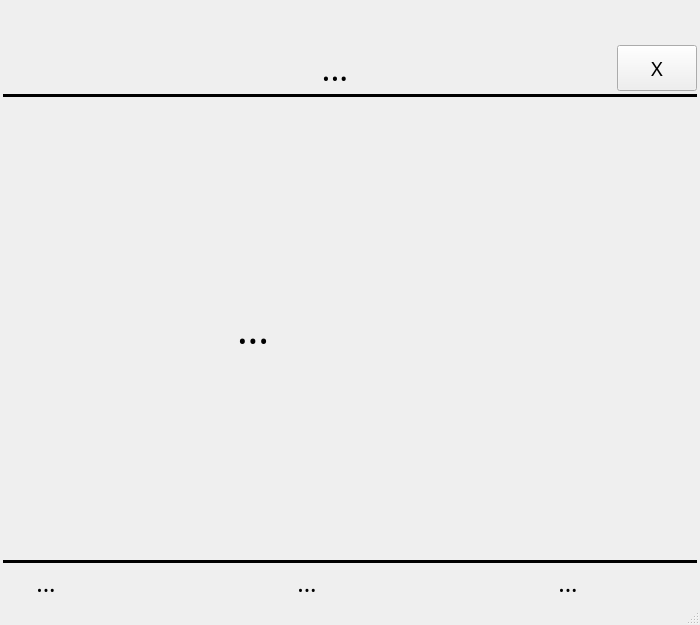
<?xml version="1.0" encoding="UTF-8"?>
<ui version="4.0">
 <class>vSongPresent</class>
 <widget class="QMainWindow" name="vSongPresent">
  <property name="geometry">
   <rect>
    <x>0</x>
    <y>0</y>
    <width>700</width>
    <height>625</height>
   </rect>
  </property>
  <property name="sizePolicy">
   <sizepolicy hsizetype="Preferred" vsizetype="Minimum">
    <horstretch>0</horstretch>
    <verstretch>0</verstretch>
   </sizepolicy>
  </property>
  <property name="minimumSize">
   <size>
    <width>400</width>
    <height>0</height>
   </size>
  </property>
  <property name="windowTitle">
   <string>Song Presentation</string>
  </property>
  <property name="windowIcon">
   <iconset resource="icons/icons.qrc">
    <normaloff>:/icons/appicon</normaloff>:/icons/appicon</iconset>
  </property>
  <widget class="QWidget" name="WidgetCentral">
   <property name="sizePolicy">
    <sizepolicy hsizetype="Minimum" vsizetype="Preferred">
     <horstretch>0</horstretch>
     <verstretch>0</verstretch>
    </sizepolicy>
   </property>
   <property name="minimumSize">
    <size>
     <width>400</width>
     <height>0</height>
    </size>
   </property>
   <property name="autoFillBackground">
    <bool>true</bool>
   </property>
   <layout class="QVBoxLayout" name="WrapperLayout">
    <property name="spacing">
     <number>3</number>
    </property>
    <property name="leftMargin">
     <number>3</number>
    </property>
    <property name="topMargin">
     <number>3</number>
    </property>
    <property name="rightMargin">
     <number>3</number>
    </property>
    <property name="bottomMargin">
     <number>3</number>
    </property>
    <item>
     <layout class="QVBoxLayout" name="MainLayout">
      <item>
       <layout class="QVBoxLayout" name="verticalLayout">
        <item>
         <widget class="QToolBar" name="ToolbarMain">
          <property name="sizePolicy">
           <sizepolicy hsizetype="Expanding" vsizetype="Minimum">
            <horstretch>0</horstretch>
            <verstretch>0</verstretch>
           </sizepolicy>
          </property>
          <property name="windowTitle">
           <string notr="true">toolBar1</string>
          </property>
          <property name="toolButtonStyle">
           <enum>Qt::ToolButtonTextBesideIcon</enum>
          </property>
          <addaction name="actionTheme"/>
          <addaction name="actionFont"/>
          <addaction name="actionBold"/>
          <addaction name="actionChorus"/>
          <addaction name="actionLeft"/>
          <addaction name="actionRight"/>
          <addaction name="actionUp"/>
          <addaction name="actionDown"/>
          <addaction name="actionSmaller"/>
          <addaction name="actionBigger"/>
          <addaction name="actionClose"/>
         </widget>
        </item>
        <item>
         <layout class="QHBoxLayout" name="TopLayout">
          <item>
           <widget class="QLabel" name="LblKey">
            <property name="sizePolicy">
             <sizepolicy hsizetype="Minimum" vsizetype="Preferred">
              <horstretch>0</horstretch>
              <verstretch>0</verstretch>
             </sizepolicy>
            </property>
            <property name="minimumSize">
             <size>
              <width>50</width>
              <height>0</height>
             </size>
            </property>
            <property name="text">
             <string/>
            </property>
            <property name="alignment">
             <set>Qt::AlignCenter</set>
            </property>
           </widget>
          </item>
          <item>
           <widget class="QLabel" name="LblTitle">
            <property name="sizePolicy">
             <sizepolicy hsizetype="Expanding" vsizetype="Preferred">
              <horstretch>0</horstretch>
              <verstretch>0</verstretch>
             </sizepolicy>
            </property>
            <property name="font">
             <font>
              <family>Trebuchet MS</family>
              <pointsize>25</pointsize>
             </font>
            </property>
            <property name="text">
             <string>...</string>
            </property>
            <property name="alignment">
             <set>Qt::AlignCenter</set>
            </property>
           </widget>
          </item>
          <item>
           <widget class="QPushButton" name="BtnClose">
            <property name="sizePolicy">
             <sizepolicy hsizetype="Preferred" vsizetype="Preferred">
              <horstretch>0</horstretch>
              <verstretch>0</verstretch>
             </sizepolicy>
            </property>
            <property name="font">
             <font>
              <family>Trebuchet MS</family>
              <pointsize>15</pointsize>
             </font>
            </property>
            <property name="text">
             <string>X</string>
            </property>
           </widget>
          </item>
         </layout>
        </item>
        <item>
         <widget class="Line" name="LineTop">
          <property name="frameShadow">
           <enum>QFrame::Plain</enum>
          </property>
          <property name="lineWidth">
           <number>3</number>
          </property>
          <property name="orientation">
           <enum>Qt::Horizontal</enum>
          </property>
         </widget>
        </item>
        <item>
         <layout class="QHBoxLayout" name="MidLayout">
          <item>
           <widget class="QLabel" name="LblLeft">
            <property name="text">
             <string/>
            </property>
           </widget>
          </item>
          <item>
           <widget class="QLabel" name="LblContent">
            <property name="sizePolicy">
             <sizepolicy hsizetype="Preferred" vsizetype="Expanding">
              <horstretch>0</horstretch>
              <verstretch>0</verstretch>
             </sizepolicy>
            </property>
            <property name="font">
             <font>
              <family>Trebuchet MS</family>
              <pointsize>30</pointsize>
             </font>
            </property>
            <property name="text">
             <string>...</string>
            </property>
            <property name="alignment">
             <set>Qt::AlignLeading|Qt::AlignLeft|Qt::AlignVCenter</set>
            </property>
            <property name="wordWrap">
             <bool>true</bool>
            </property>
            <property name="indent">
             <number>2</number>
            </property>
           </widget>
          </item>
          <item>
           <widget class="QLabel" name="LblRight">
            <property name="text">
             <string/>
            </property>
           </widget>
          </item>
         </layout>
        </item>
       </layout>
      </item>
      <item>
       <widget class="Line" name="LineDown">
        <property name="frameShadow">
         <enum>QFrame::Plain</enum>
        </property>
        <property name="lineWidth">
         <number>3</number>
        </property>
        <property name="orientation">
         <enum>Qt::Horizontal</enum>
        </property>
       </widget>
      </item>
      <item>
       <layout class="QHBoxLayout" name="horizontalLayout">
        <item>
         <widget class="QLabel" name="label">
          <property name="sizePolicy">
           <sizepolicy hsizetype="Minimum" vsizetype="Preferred">
            <horstretch>0</horstretch>
            <verstretch>0</verstretch>
           </sizepolicy>
          </property>
          <property name="minimumSize">
           <size>
            <width>30</width>
            <height>0</height>
           </size>
          </property>
          <property name="text">
           <string/>
          </property>
         </widget>
        </item>
        <item>
         <widget class="QLabel" name="LblSongInfo">
          <property name="sizePolicy">
           <sizepolicy hsizetype="Preferred" vsizetype="Minimum">
            <horstretch>0</horstretch>
            <verstretch>0</verstretch>
           </sizepolicy>
          </property>
          <property name="font">
           <font>
            <family>Trebuchet MS</family>
            <pointsize>18</pointsize>
           </font>
          </property>
          <property name="text">
           <string>...</string>
          </property>
          <property name="alignment">
           <set>Qt::AlignCenter</set>
          </property>
         </widget>
        </item>
        <item>
         <widget class="QLabel" name="LblAuthor">
          <property name="sizePolicy">
           <sizepolicy hsizetype="Expanding" vsizetype="Preferred">
            <horstretch>0</horstretch>
            <verstretch>0</verstretch>
           </sizepolicy>
          </property>
          <property name="font">
           <font>
            <family>Trebuchet MS</family>
            <pointsize>18</pointsize>
           </font>
          </property>
          <property name="text">
           <string>...</string>
          </property>
          <property name="alignment">
           <set>Qt::AlignCenter</set>
          </property>
         </widget>
        </item>
        <item>
         <widget class="QLabel" name="LblVerse">
          <property name="font">
           <font>
            <family>Trebuchet MS</family>
            <pointsize>18</pointsize>
           </font>
          </property>
          <property name="text">
           <string>...</string>
          </property>
          <property name="alignment">
           <set>Qt::AlignCenter</set>
          </property>
         </widget>
        </item>
        <item>
         <widget class="QPushButton" name="BtnDown">
          <property name="sizePolicy">
           <sizepolicy hsizetype="Fixed" vsizetype="Fixed">
            <horstretch>55</horstretch>
            <verstretch>55</verstretch>
           </sizepolicy>
          </property>
          <property name="text">
           <string/>
          </property>
          <property name="icon">
           <iconset resource="images/images.qrc">
            <normaloff>:/Down_Black.png</normaloff>:/Down_Black.png</iconset>
          </property>
          <property name="iconSize">
           <size>
            <width>50</width>
            <height>50</height>
           </size>
          </property>
          <property name="flat">
           <bool>true</bool>
          </property>
         </widget>
        </item>
        <item>
         <widget class="QPushButton" name="BtnUp">
          <property name="sizePolicy">
           <sizepolicy hsizetype="Fixed" vsizetype="Fixed">
            <horstretch>55</horstretch>
            <verstretch>55</verstretch>
           </sizepolicy>
          </property>
          <property name="text">
           <string/>
          </property>
          <property name="icon">
           <iconset resource="images/images.qrc">
            <normaloff>:/Up_Black.png</normaloff>:/Up_Black.png</iconset>
          </property>
          <property name="iconSize">
           <size>
            <width>50</width>
            <height>50</height>
           </size>
          </property>
          <property name="flat">
           <bool>true</bool>
          </property>
         </widget>
        </item>
        <item>
         <widget class="QLabel" name="label_2">
          <property name="sizePolicy">
           <sizepolicy hsizetype="Minimum" vsizetype="Preferred">
            <horstretch>0</horstretch>
            <verstretch>0</verstretch>
           </sizepolicy>
          </property>
          <property name="minimumSize">
           <size>
            <width>30</width>
            <height>0</height>
           </size>
          </property>
          <property name="text">
           <string/>
          </property>
         </widget>
        </item>
       </layout>
      </item>
     </layout>
    </item>
   </layout>
  </widget>
  <widget class="QStatusBar" name="statusbar"/>
  <action name="actionLeft">
   <property name="text">
    <string/>
   </property>
   <property name="shortcut">
    <string>Left</string>
   </property>
  </action>
  <action name="actionRight">
   <property name="text">
    <string/>
   </property>
   <property name="shortcut">
    <string>Right</string>
   </property>
  </action>
  <action name="actionClose">
   <property name="text">
    <string/>
   </property>
   <property name="shortcut">
    <string>Esc</string>
   </property>
  </action>
  <action name="actionBigger">
   <property name="text">
    <string/>
   </property>
   <property name="shortcut">
    <string>.</string>
   </property>
  </action>
  <action name="actionSmaller">
   <property name="text">
    <string/>
   </property>
   <property name="shortcut">
    <string>,</string>
   </property>
  </action>
  <action name="actionFont">
   <property name="text">
    <string/>
   </property>
   <property name="shortcut">
    <string>F</string>
   </property>
  </action>
  <action name="actionBold">
   <property name="text">
    <string/>
   </property>
   <property name="shortcut">
    <string>B</string>
   </property>
  </action>
  <action name="actionTheme">
   <property name="text">
    <string/>
   </property>
   <property name="shortcut">
    <string>T</string>
   </property>
  </action>
  <action name="actionChorus">
   <property name="text">
    <string/>
   </property>
   <property name="shortcut">
    <string>C</string>
   </property>
  </action>
  <action name="actionUp">
   <property name="text">
    <string/>
   </property>
   <property name="shortcut">
    <string>Up</string>
   </property>
  </action>
  <action name="actionDown">
   <property name="text">
    <string/>
   </property>
   <property name="shortcut">
    <string>Down</string>
   </property>
  </action>
 </widget>
 <resources>
  <include location="images/images.qrc"/>
  <include location="icons/icons.qrc"/>
 </resources>
 <connections/>
</ui>
